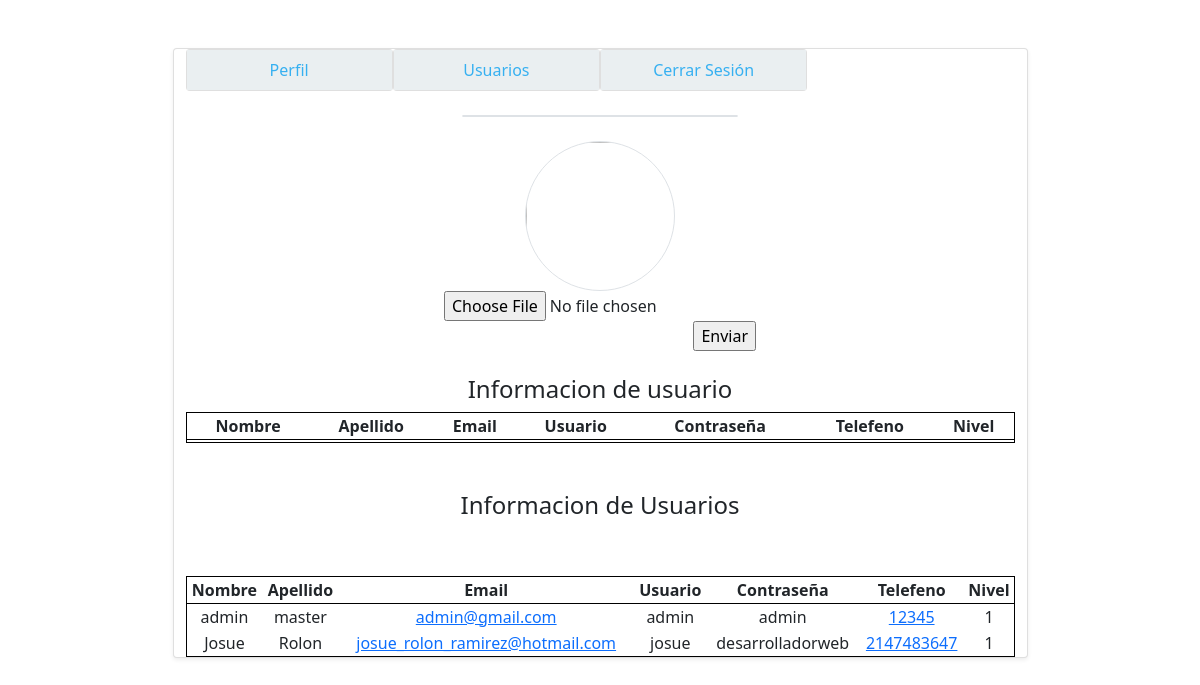
Screenshot of /usuarios.php?mensaje=cambio_exitoso with the database file from the repository.
### tables this page shows
CREATE TABLE `usuarios` (
  `nombre` varchar(50) NOT NULL,
  `apellido` varchar(50) NOT NULL,
  `email` varchar(50) NOT NULL,
  `user` varchar(15) NOT NULL,
  `pass` varchar(20) NOT NULL,
  `telefono` int(15) NOT NULL,
  `nivel` int(1) NOT NULL
);

### lista-usuarios.php (the view, shortened to what this page needs)
<?php
    function getUsuarios(){
        $host = 'localhost';
        $user_db = 'root';
        $password_db ='';
        $database = 'crud-usuarios';
        $conexion = mysqli_connect($host,$user_db,$password_db,$database);
        $usuarios = mysqli_query($conexion, "SELECT * FROM usuarios");
         while($fila = mysqli_fetch_array($usuarios)){
            echo '
            <tr >
        <td class="col-auto text-center">'.$fila['nombre'].'</td>
        <td class="col-auto text-center">'.$fila['apellido'].'</td>
        <td class="col-auto text-center"><a href="mailto:'.$fila['email'].' ">'.$fila['email'].'</a></td>
        <td class="col-auto text-center">'.$fila['user'].'</td>
        <td class="col-auto text-center">'.$fila['pass'].'</td>
        <td class="col-auto text-center"><a href="tel:'.$fila['telefono'].' "> '.$fila['telefono'].'</a></td>
        <td class="col-auto text-center">'.$fila['nivel'].'</td>
            </tr>
             ';
         }
    }
?>

### usuarios.php (shortened to what this page needs)
<?php
    $error='';
    if(isset($_GET['mensaje'])&& ($_GET['mensaje']=='cambio_exitoso')){
        $error = 'cuenta editada exitosamente';
     }
    include('lista-usuarios.php');
    if($_SESSION['nivel']=='1'){
        $nombre_imagen = $_SESSION['email'].'.jpg';
?>
<!DOCTYPE html>
<html lang="en">
<head>
    <meta charset="UTF-8">
    <meta http-equiv="X-UA-Compatible" content="IE=edge">
    <meta name="viewport" content="width=device-width, initial-scale=1.0">
    <link href="https://cdn.jsdelivr.net/npm/bootstrap@5.0.2/dist/css/bootstrap.min.css" rel="stylesheet">
    <title>Document</title>
    <script>
        function confirmar(){
            if(!confirm("¿Desea cerrar sesión?")){
                return false;
            }
        }
        function borrar(){
            if(!confirm("¿De verdad desea borrar este perfil? una vez borrado no se podran recuperar sus datos")){
                return false;
            }
        }
    </script>
</head>
<body>
<div class="container">
        <div class="row justify-content-center">
            <div class="col-9 card rounded shadow-sm mt-5">
                <div class="d-flex mb-4">
                <div class="col-3 card rounded">
                    <a href="ingreso.php" class="text-decoration-none text-center py-2" style="background:#EAEFF1; color:#36B0F1;"><span>Perfil</span></a>
                </div>
                <div class="col-3 card rounded" >
                    <a href="usuarios.php" class="text-decoration-none text-center py-2" style="background:#EAEFF1; color:#36B0F1;"><span >Usuarios</span></a>
                </div>
                <div class="col-3 card rounded " >
                    <a href="login.php?mensaje=exito" class="text-decoration-none text-center py-2" style="background:#EAEFF1; color:#36B0F1;" onclick="return confirmar();"><span >Cerrar Sesión</span></a>
                </div>
                </div>
                <div class="col-4 align-self-center">
                <h4 class="text-center border rounded"><?php echo $_SESSION['nombre'].' '.$_SESSION['apellido']?></h4>
                </div>
                <div class="align-self-center mt-3">
                    <img src="img/<?php echo $nombre_imagen?>" alt="" width="150px" height="150px" class="border rounded-circle">
                </div>
                <div class="align-self-center" >
                    <form action="subir-foto.php" method="post" enctype="multipart/form-data">
                        <input type="file" name="foto" class="d-block" >
                        <input type="submit" name="ok" value="Enviar" class="float-end" >
                    </form>
                </div>
                <h4 class="mt-4 text-center text-success"><?php echo $error ?></h4>
                <h4 class="text-center mt-4">Informacion de usuario</h4>
                <table style="border:1px solid #000">
                <tr style="border:1px solid #000">
                    <th class="text-center col-auto">Nombre</th>
                    <th class="text-center col-auto">Apellido</th>
                    <th class="text-center col-auto">Email</th>
                    <th class="text-center col-auto">Usuario</th>
                    <th class="text-center col-auto">Contraseña</th>
                    <th class="text-center col-auto">Telefeno</th>
                    <th class="text-center col-auto">Nivel</th>
                </tr>
                <tr>
                    <td class="text-center col-auto"><?php echo $_SESSION['nombre']?></td>
                    <td class="text-center col-auto"><?php echo $_SESSION['apellido']?></td>
                    <td class="text-center col-auto"><?php echo $_SESSION['email']?></td>
                    <td class="text-center col-auto"><?php echo $_SESSION['user']?></td>
                    <td class="text-center col-auto"><?php echo $_SESSION['pass']?></td>
                    <td class="text-center col-auto"><?php echo $_SESSION['telefono']?></td>
                    <td class="text-center col-auto"><?php echo $_SESSION['nivel']?></td>
                </tr>
                </table>
                <div class="mt-5 align-items-center">
                    <h4 class="text-center">Informacion de Usuarios</h4>
                </div>
                <table class="mt-1" style="border:1px solid #000">
                <tr style="border:1px solid #000">
                    <th class="text-center col-auto">Nombre</th>
                    <th class="text-center col-auto">Apellido</th>
                    <th class="text-center col-auto">Email</th>
                    <th class="text-center col-auto">Usuario</th>
                    <th class="text-center col-auto">Contraseña</th>
                    <th class="text-center col-auto">Telefeno</th>
                    <th class="text-center col-auto">Nivel</th>
                </tr>
                <?php $usuarios = getUsuariosAdmin();
                echo $usuarios;
                ?>
                </table>
            </div>
        </div>
    </div>
</body>
</html>
<?php
    }else{
        $nombre_imagen = $_SESSION['email'].'.jpg';
?>
<!DOCTYPE html>
<html lang="en">
<head>
    <link href="https://cdn.jsdelivr.net/npm/bootstrap@5.0.2/dist/css/bootstrap.min.css" rel="stylesheet">
</head>
<body>
<div class="container">
        <div class="row justify-content-center">
            <div class="col-9 card rounded shadow-sm mt-5">
                <div class="d-flex mb-4">
                <div class="col-3 card rounded">
                    <a href="ingreso.php" class="text-decoration-none text-center py-2" style="background:#EAEFF1; color:#36B0F1;"><span>Perfil</span></a>
                </div>
                <div class="col-3 card rounded" >
                    <a href="usuarios.php" class="text-decoration-none text-center py-2" style="background:#EAEFF1; color:#36B0F1;"><span >Usuarios</span></a>
                </div>
                <div class="col-3 card rounded " >
                    <a href="login.php?mensaje=exito" class="text-decoration-none text-center py-2" style="background:#EAEFF1; color:#36B0F1;" onclick="return confirmar();"><span >Cerrar Sesión</span></a>
                </div>
                </div>
                <div class="col-4 align-self-center">
                <h4 class="text-center border rounded"><?php echo $_SESSION['nombre'].' '.$_SESSION['apellido']?></h4>
                </div>
                <div class="align-self-center mt-3">
                    <img src="img/<?php echo $nombre_imagen?>" alt="" width="150px" height="150px" class="border rounded-circle">
                </div>
                <div class="align-self-center" >
                    <form action="subir-foto.php" method="post" enctype="multipart/form-data">
                        <input type="file" name="foto" class="d-block" >
                        <input type="submit" name="ok" value="Enviar" class="float-end" >
                    </form>
                </div>
                <h4 class="text-center mt-4">Informacion de usuario</h4>
                <table style="border:1px solid #000">
                <tr style="border:1px solid #000">
                    <th class="text-center col-auto">Nombre</th>
                    <th class="text-center col-auto">Apellido</th>
                    <th class="text-center col-auto">Email</th>
                    <th class="text-center col-auto">Usuario</th>
                    <th class="text-center col-auto">Contraseña</th>
                    <th class="text-center col-auto">Telefeno</th>
                    <th class="text-center col-auto">Nivel</th>
                </tr>
                <tr>
                    <td class="text-center col-auto"><?php echo $_SESSION['nombre']?></td>
                    <td class="text-center col-auto"><?php echo $_SESSION['apellido']?></td>
                    <td class="text-center col-auto"><?php echo $_SESSION['email']?></td>
                    <td class="text-center col-auto"><?php echo $_SESSION['user']?></td>
                    <td class="text-center col-auto"><?php echo $_SESSION['pass']?></td>
                    <td class="text-center col-auto"><?php echo $_SESSION['telefono']?></td>
                    <td class="text-center col-auto"><?php echo $_SESSION['nivel']?></td>
                </tr>
                </table>
                <div class="mt-5 align-items-center">
                    <h4 class="text-center">Informacion de Usuarios</h4>
                </div>
                <table class="mt-5" style="border:1px solid #000">
                <tr style="border:1px solid #000">
                    <th class="text-center col-auto">Nombre</th>
                    <th class="text-center col-auto">Apellido</th>
                    <th class="text-center col-auto">Email</th>
                    <th class="text-center col-auto">Usuario</th>
                    <th class="text-center col-auto">Contraseña</th>
                    <th class="text-center col-auto">Telefeno</th>
                    <th class="text-center col-auto">Nivel</th>
                </tr>
                <?php $usuarios = getUsuarios();
                ?>
                </table>
            </div>
        </div>
    </div>
</body>
</html>
<?php
    }
?>

### rows the page displays
usuarios: nombre "admin", apellido "master", email "admin@gmail.com", user "admin", pass "admin", telefono "12345", nivel "1"
usuarios: nombre "Josue", apellido "Rolon", email "josue_rolon_ramirez@hotmail.com", user "josue", pass "desarrolladorweb", telefono "2147483647", nivel "1"
